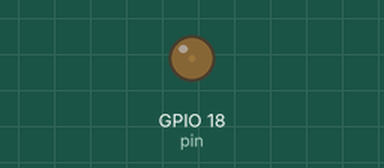
Recording of a program running on a simulated Raspberry Pi (BCM pin numbers). Shown: output pins drawn as LEDs (lit = HIGH).

Above: at 0.05 s.
At 0.5 s:
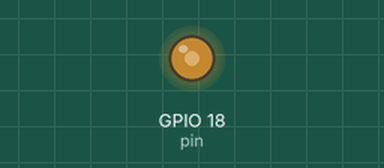
At 0.95 s:
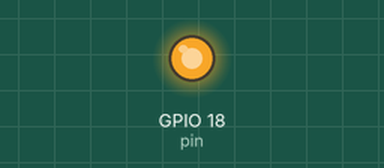
At 1.75 s:
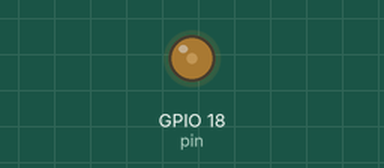
Timing chart, 0 to 4.7 s (numbered marks = the images above):
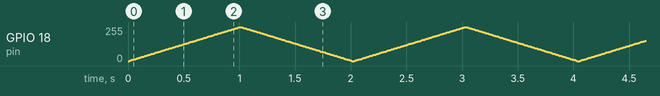

The program:

pwm_wpi_sw.py
```python
import wiringpi as wpi
pin = 18

wpi.wiringPiSetupGpio()
wpi.pinMode(pin, wpi.OUTPUT)
wpi.softPwmCreate(pin, 0, 100)

while True:
	for i in range(0,101):
		wpi.softPwmWrite(pin, i)
		wpi.delay(10)

	for i in range(100,-1, -1):
		wpi.softPwmWrite(pin, i)
		wpi.delay(10)
```
